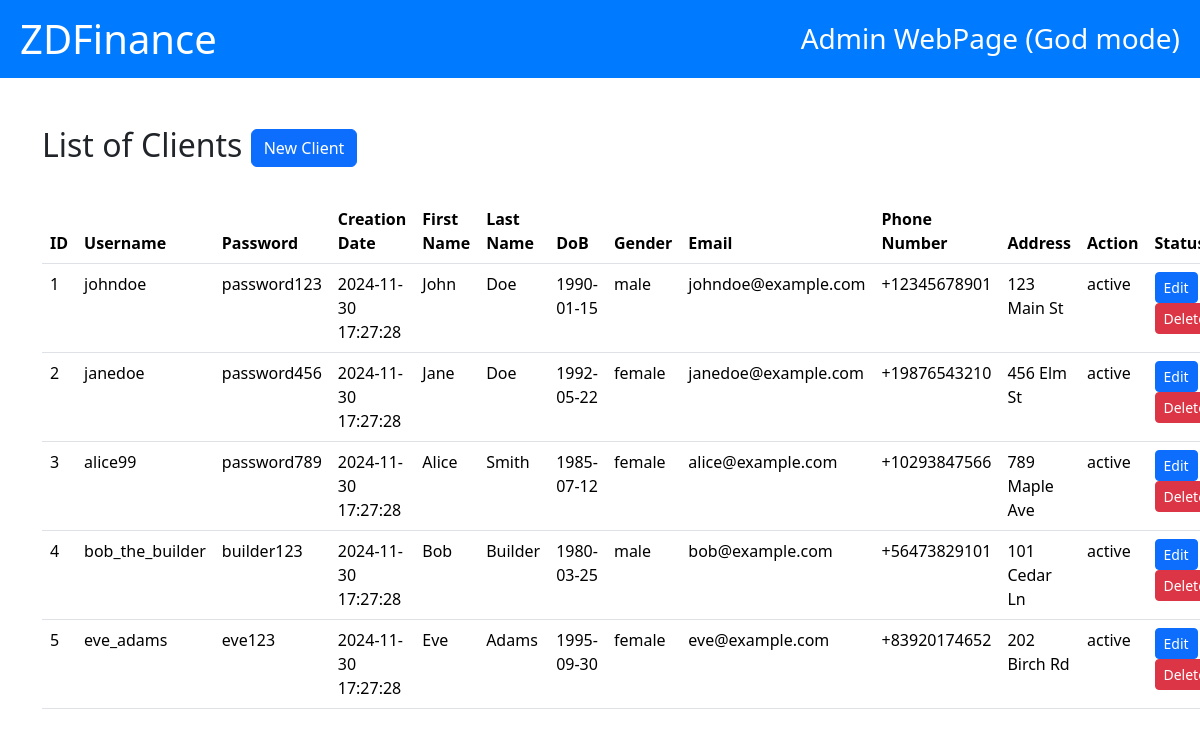
/admin/read_clients.php, run on the app's committed database.
### tables this page shows
CREATE TABLE Users (
    UserID INT AUTO_INCREMENT PRIMARY KEY, 
    Username VARCHAR(32) NOT NULL UNIQUE CHECK (Username REGEXP '^[a-zA-Z0-9_]{3,32}$'), 
    Password VARCHAR(255) NOT NULL,
    Creation_Date TIMESTAMP DEFAULT CURRENT_TIMESTAMP, 
    First_Name VARCHAR(64) NOT NULL CHECK (First_Name REGEXP '^[A-Za-z]+$'), 
    Last_Name VARCHAR(64) NOT NULL CHECK (Last_Name REGEXP '^[A-Za-z]+$'), 
    Date_of_Birth DATE NOT NULL, 
    Gender ENUM('male', 'female') NOT NULL, 
    Email VARCHAR(64) NOT NULL UNIQUE CHECK (Email REGEXP '^[a-zA-Z0-9._%+-]+@[a-zA-Z0-9.-]+\\.[a-zA-Z]{2,}$'), 
    Phone_Number VARCHAR(15) NOT NULL UNIQUE CHECK (Phone_Number REGEXP '^\\+?[0-9]{7,15}$'), 
    Address VARCHAR(255) NOT NULL,
    Status Enum('active', 'inactive') NOT NULL
);

### admin/read_clients.php (the view, shortened to what this page needs)
<!DOCTYPE html>
<html lang="en">
<head>
    <link href="https://cdn.jsdelivr.net/npm/bootstrap@5.3.3/dist/css/bootstrap.min.css" rel="stylesheet">
</head>
<body>
    <div class="header">
        <h1><a href="index.html">ZDFinance</a></h1>
        <h3>Admin WebPage (God mode)</h3>
    </div>
    <div class="container my-5">
        <h2>
            List of Clients
            <a class="btn btn-primary" href="/POS/admin/create_client.php" role="button">New Client</a>
        </h2>
        <br>
        <table class="table">
            <thead>
                <tr>
                    <th>ID</th>
                    <th>Username</th>
                    <th>Password</th>
                    <th>Creation Date</th>
                    <th>First Name</th>
                    <th>Last Name</th>
                    <th>DoB</th>
                    <th>Gender</th>
                    <th>Email</th>
                    <th>Phone Number</th>
                    <th>Address</th>
                    <th>Action</th>
                    <th>Status</th>
                </tr>
            </thead>
            <tbody>
                <?php
                $servername = "localhost";
                $username = "root";
                $password = "";
                $database = "pos_db";
                $connection = new mysqli($servername, $username, $password, $database);
                $sql = "SELECT * FROM Users";
                $result = $connection->query($sql);
                while ($row = $result->fetch_assoc()) {
                    echo "
                    <tr>
                        <td>$row[UserID]</td>
                        <td>$row[Username]</td>
                        <td>$row[Password]</td>
                        <td>$row[Creation_Date]</td>
                        <td>$row[First_Name]</td>
                        <td>$row[Last_Name]</td>
                        <td>$row[Date_of_Birth]</td>
                        <td>$row[Gender]</td>
                        <td>$row[Email]</td>
                        <td>$row[Phone_Number]</td>
                        <td>$row[Address]</td>
                        <td>$row[Status]</td>
                        <td>
                            <a class='btn btn-primary btn-sm' href='/POS/admin/edit_client.php?UserID=$row[UserID]'>Edit</a>
                            <a class='btn btn-danger btn-sm' href='/POS/admin/delete_client.php?UserID=$row[UserID]'>Delete</a>
                        </td>
                    </tr>
                    ";
                }
                ?>
            </tbody>
        </table>
    </div>
</body>
</html>

### admin/read_clients.php (style rules this page uses)
.header { background-color: #007bff; color: white; padding: 15px 20px; display: flex; align-items: center; justify-content: space-between; }
.header h1, .header h3 { margin: 0; }
.header h1 a { color: white; text-decoration: none; }

### data on the page
users: UserID "1", Username "johndoe", Password "password123", Creation_Date "2024-11-30 17:27:28", First_Name "John", Last_Name "Doe", Date_of_Birth "1990-01-15", Gender "male", Email "johndoe@example.com", Phone_Number "+12345678901", Address "123 Main St", Status "active"
users: UserID "2", Username "janedoe", Password "password456", Creation_Date "2024-11-30 17:27:28", First_Name "Jane", Last_Name "Doe", Date_of_Birth "1992-05-22", Gender "female", Email "janedoe@example.com", Phone_Number "+19876543210", Address "456 Elm St", Status "active"
users: UserID "3", Username "alice99", Password "password789", Creation_Date "2024-11-30 17:27:28", First_Name "Alice", Last_Name "Smith", Date_of_Birth "1985-07-12", Gender "female", Email "alice@example.com", Phone_Number "+10293847566", Address "789 Maple Ave", Status "active"
users: UserID "4", Username "bob_the_builder", Password "builder123", Creation_Date "2024-11-30 17:27:28", First_Name "Bob", Last_Name "Builder", Date_of_Birth "1980-03-25", Gender "male", Email "bob@example.com", Phone_Number "+56473829101", Address "101 Cedar Ln", Status "active"
users: UserID "5", Username "eve_adams", Password "eve123", Creation_Date "2024-11-30 17:27:28", First_Name "Eve", Last_Name "Adams", Date_of_Birth "1995-09-30", Gender "female", Email "eve@example.com", Phone_Number "+83920174652", Address "202 Birch Rd", Status "active"
